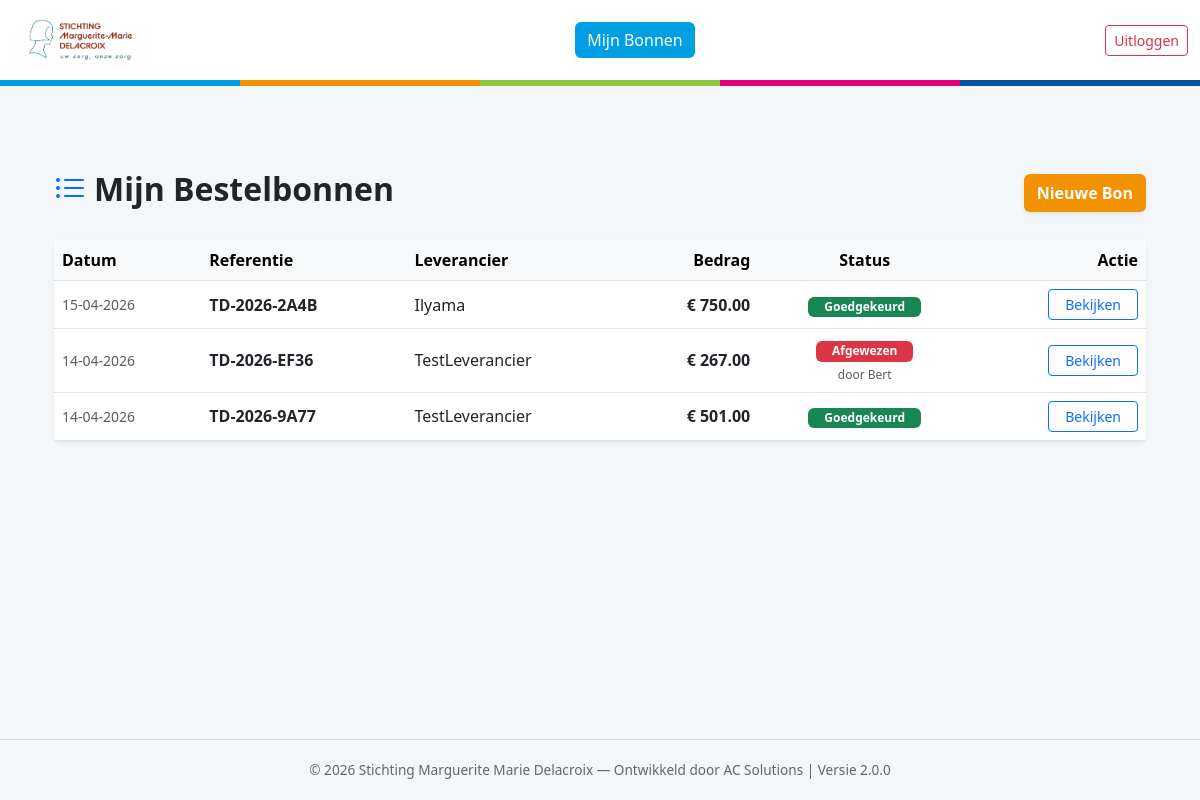
Page /my_orders (signed in) on the earlier database version.
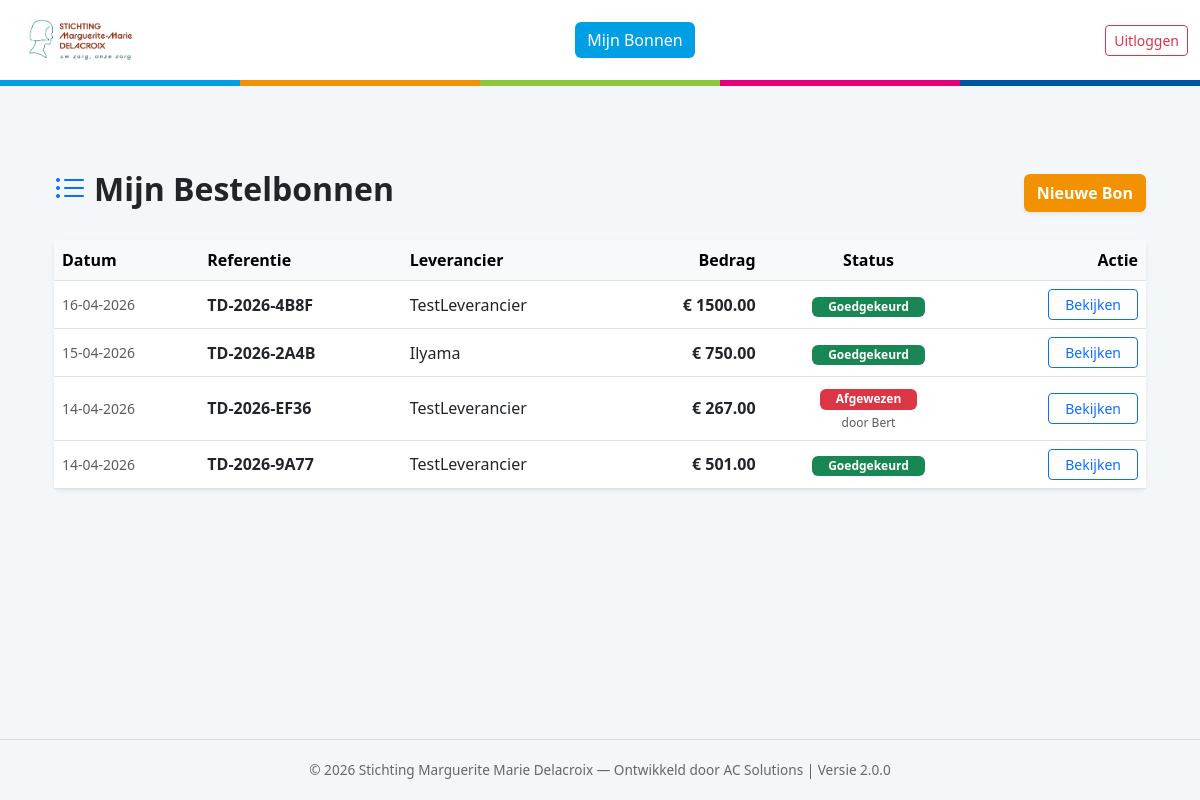
Same page on the later database version.
### models.py (models this page shows)
class Order(db.Model):
    id = db.Column(db.Integer, primary_key=True)
    order_number = db.Column(db.String(50), unique=True)
    created_at = db.Column(db.DateTime, default=datetime.utcnow)
    status = db.Column(db.String(30), default='Concept')
    reference = db.Column(db.String(200))
    total_amount = db.Column(db.Float, default=0.0)
    user_id = db.Column(db.Integer, db.ForeignKey('user.id'))
    supplier_id = db.Column(db.Integer, db.ForeignKey('supplier.id'))
    attachment_filename = db.Column(db.String(255))
    rejection_reason = db.Column(db.Text)
    notify_on_update = db.Column(db.Boolean, default=True)
    notification_type = db.Column(db.String(20), default='Final')
    bo_approval_code = db.Column(db.String(50))
    bo_approval_date = db.Column(db.DateTime)
    bo_name = db.Column(db.String(100))
    dir_approval_code = db.Column(db.String(50))
    dir_approval_date = db.Column(db.DateTime)
    dir_name = db.Column(db.String(100))
    supplier = db.relationship('Supplier', backref='orders', lazy=True)
    lines = db.relationship('OrderLine', backref='order', lazy=True)
    attachments = db.relationship('Attachment', backref='order', lazy=True)

class Supplier(db.Model):
    id = db.Column(db.Integer, primary_key=True)
    name = db.Column(db.String(100), unique=True, nullable=False)
    street = db.Column(db.String(100))
    house_number = db.Column(db.String(10))
    zip_code = db.Column(db.String(20))
    city = db.Column(db.String(100))
    country = db.Column(db.String(100), default="België")
    vat_number = db.Column(db.String(20))
    email = db.Column(db.String(120), nullable=True)

### app.py (the view)
@app.route('/my_orders')
@login_required
def my_orders():
    orders = Order.query.filter_by(user_id=current_user.id).order_by(Order.created_at.desc()).all()
    return render_template('my_orders.html', orders=orders)

### app.py (called while the page is built)
@login_manager.user_loader
def load_user(user_id):
    return User.query.get(int(user_id))

### templates/my_orders.html (shortened to what this page needs)
{% extends "base.html" %}
{% block content %}
<div class="container pb-5">
    <div class="d-flex justify-content-between align-items-center mb-4">
        <h2 class="fw-bold text-dark"><i class="bi bi-list-ul me-2 text-primary"></i>Mijn Bestelbonnen</h2>
        <a href="{{ url_for('new_order') }}" class="btn fw-bold text-white shadow-sm" style="background-color: #f29200;">Nieuwe Bon</a>
    </div>
    <div class="card shadow-sm border-0">
        <div class="card-body p-0">
            <div class="table-responsive">
                <table class="table table-hover align-middle mb-0">
                    <thead class="table-light">
                        <tr>
                            <th>Datum</th>
                            <th>Referentie</th>
                            <th>Leverancier</th>
                            <th class="text-end">Bedrag</th>
                            <th class="text-center">Status</th>
                            <th class="text-end">Actie</th>
                        </tr>
                    </thead>
                    <tbody>
                        {% for o in orders %}
                        <tr>
                            <td class="small text-muted">{{ o.created_at.strftime('%d-%m-%Y') }}</td>
                            <td>
                                <div class="fw-bold">{{ o.order_number }}</div>
                            </td>
                            <td>{{ o.supplier.name }}</td>
                            <td class="text-end fw-bold">€ {{ "%.2f"|format(o.total_amount) }}</td>
                            <td class="text-center">
                                <span class="badge {% if o.status == 'Goedgekeurd' %}bg-success{% elif o.status == 'Afgewezen' %}bg-danger{% else %}bg-warning text-dark{% endif %} px-3">
                                    {{ o.status }}
                                </span>
                                {% if o.status == 'Afgewezen' %}
                                    <small class="d-block text-muted mt-1" style="font-size: 0.75rem;">
                                        door
                                        {% if o.dir_approval_code == 'AFGEWEZEN' and o.dir_name %}
                                            {{ o.dir_name }}
                                        {% elif o.bo_approval_code == 'AFGEWEZEN' and o.bo_name %}
                                            {{ o.bo_name }}
                                        {% else %}
                                            Onbekend
                                        {% endif %}
                                    </small>
                                {% endif %}
                            </td>
                            <td class="text-end text-nowrap">
                                <a href="{{ url_for('order_detail', order_id=o.id) }}" class="btn btn-sm btn-outline-primary px-3">Bekijken</a>
                            </td>
                        </tr>
                        {% else %}
                        <tr><td colspan="6" class="text-center py-5 text-muted">Je hebt nog geen bonnen.</td></tr>
                        {% endfor %}
                    </tbody>
                </table>
            </div>
        </div>
    </div>
</div>
{% endblock %}

Differences in the rows shown:
added Order: created_at "16-04-2026", order_number "TD-2026-4B8F", supplier.name "TestLeverancier", total_amount "1500.00", status "Goedgekeurd"
